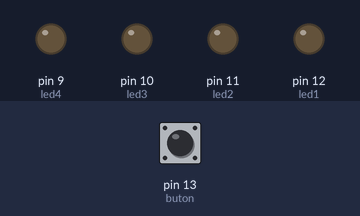
Bench run of a sketch on a simulated Arduino Uno, built with avr-gcc and run on an emulated ATmega328P. Parts: output pins drawn as LEDs (lit = HIGH). Dashed ring = blinking. Inputs (shaded band) come from the test bench; at power-on: pin 13 (buton) HIGH. What the sketch prints to the serial monitor is not drawn.

Above: at 1.2 s.
1.3 s: pin 13 (buton) pulled LOW for 0.15 s
At 1.46 s:
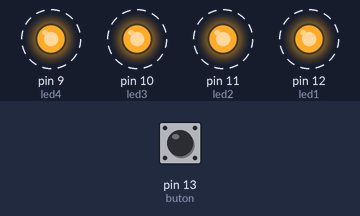
Timing chart, 0 to 4.8 s (numbered marks = the images above; inputs shaded):
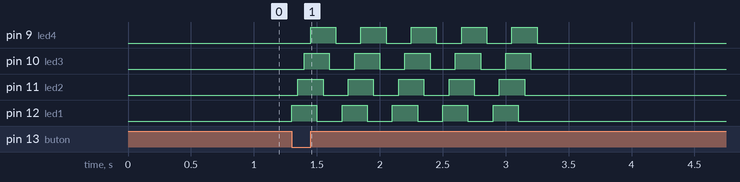

Measured:
- after the input at 1.3 s, pin 9 (led4): alternates HIGH for 0.20 s and LOW for 0.20 s, 10 changes in all, then stays LOW, starting after 0.15 s; pin 10 (led3): alternates HIGH for 0.20 s and LOW for 0.20 s, 10 changes in all, then stays LOW, starting after 0.10 s

The sketch:

kara_im_ek_butonlu_deneme.ino
```cpp
#define led1 12
#define led2 11
#define led3 10
#define led4 9
#define led5 8
#define buton 13
#define buton2 7
int i= 0;
int t= 50;
void setup() {
  Serial.begin(9600);
  Serial.print("KARA ŞİMŞEK DÖNGÜSÜ BUTONLU");
    pinMode(led1,OUTPUT);
    pinMode(led2,OUTPUT);
    pinMode(led3,OUTPUT);
    pinMode(led4,OUTPUT),
    pinMode(buton,INPUT_PULLUP);

}

void loop() {

 if(digitalRead(buton)==LOW){

 for(i;i<5;i++){
  digitalWrite(led1,1);delay(t);
  digitalWrite(led2,1);delay(t);
  digitalWrite(led3,1);delay(t);
  digitalWrite(led4,1);delay(t);

  digitalWrite(led1,0);delay(t);
  digitalWrite(led2,0);delay(t);
  digitalWrite(led3,0);delay(t);
  digitalWrite(led4,0);delay(t);
 }

}
}
```
